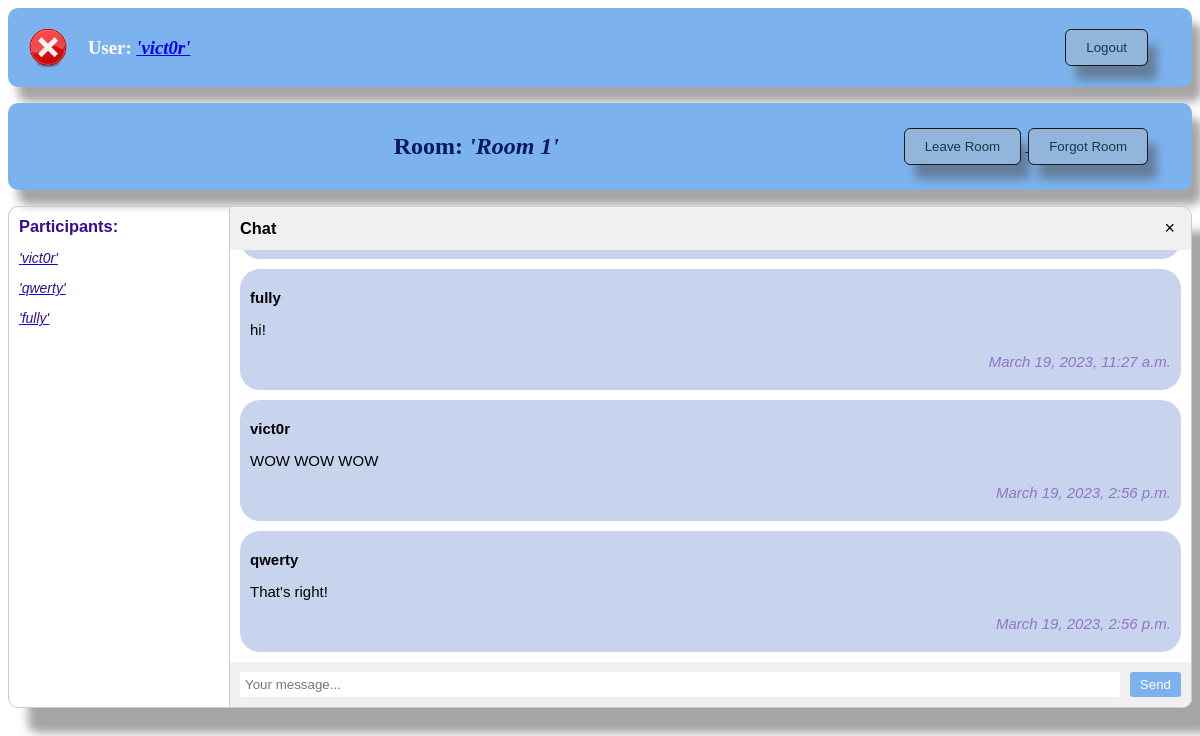
Page /chat/rooms/1 (signed in) on the committed database.
### chat/models.py (models this page shows, shortened)
class Chat(models.Model):
    name = models.CharField(max_length=128)
    users = models.ManyToManyField(User, related_name='chats')

class Message(models.Model):
    user = models.ForeignKey(User, on_delete=models.CASCADE, related_name='messages')
    chat = models.ForeignKey(Chat, on_delete=models.CASCADE, related_name='messages')
    content = models.TextField()
    createTime = models.DateTimeField(auto_now_add=True)
    class Meta:
        ordering = ('createTime',)

### chat/views.py (the view)
# urls.py: path('rooms/<int:pk>', getRoom, name='getRoom'),
@login_required
def getRoom(request, pk):
    room = Chat.objects.get(pk=pk)
    QuerySetUsers = User.objects.filter(chats=pk).values('username', 'id')
    users = list(QuerySetUsers)
    try:
        userProfile = UserProfile.objects.get(user=request.user)
        avatar = userProfile.avatar.url
    except:
        avatar = '/media/avatars/default.png'
    messages = Message.objects.filter(chat=room)
    return render(request, 'chat/room.html', {'room': room, 'users' : users, 'avatar' : avatar, 'messages' : messages, })

### templates/chat/room.html (shortened to what this page needs)
{% extends 'default.html' %}
{% load static %}
{% block room %}
<div class="top-bar">
  <div class="top-bar-user">
  <h2 style="text-align: center; color: rgb(7, 24, 97);">
    Room: <em>'{{ room.name }}'</em>
  </h2>
  </div>
  <div class="logout-btn">
    <a href="/chat/rooms/">
    <button class="btn leave-room">Leave Room</button>
    </a>
    <button class="btn forgot-room">Forgot Room</button>
  </div>
</div>
<div class="chat-container">
  <div class="chat-members">
    <h3>Participants:</h3>
    <ul class="member-list">
      <li><em>
        {% for user in users %}
        <a href="{% url 'userAccount' user.id %}">
        <p style="color: rgb(53, 12, 148); ">'{{ user.username }}'</p>
        </a>
        {% endfor %}
      </em></li>
    </ul>
  </div>
  <div class="chat-window">
    <div class="chat-header">
      <h3>Chat</h3>
      <button class="close-btn">&times;</button>
    </div>
    <div class="chat-body" id="chat-body">
      {% for message in messages %}
      <div class="chat-messages" id="chat-messages">
        <p style="font-weight: bold;">{{ message.user.username }}</p>
        <p>{{ message.content }}</p>
        <p class="date" id="date"><em>{{ message.createTime }}</em></p>
      </div>
      {% endfor %}
    </div>
    <div class="chat-footer">
      <div class="input-wrapper">
        <input name="content" id="chat-message-input" type="text" placeholder="Your message...">
        <button id="send-btn">Send</button>
      </div>
    </div>
  </div>
</div>
{% endblock room %}
{% block avatar %}
<img class="logo" src="{{ avatar }}">
{% endblock avatar %}

### templates/default.html (shortened to what this page needs)
{% load static %}
<!DOCTYPE HTML>
<html>
  <head>
    <link rel="stylesheet" href="{% static 'css/style.css' %}">
  </head>
  <body>
  <div class="top-bar">
    <div class="logo">
        {% block avatar %}{% endblock avatar %}
    </div>
    <div class="top-bar-user">
    <h3>
        User:
        {% if user.is_authenticated %}
        <a href="{% url 'userAccount' user.id %}">
          <em>'{{ user }}'</em>
        </a>
        {% endif %}
    </h3>
    </div>
    {% if request.user.is_authenticated %}
    <div class="logout-btn">
      <a href="{% url 'logout' %}"><button class="btn logout">Logout</button></a>
    </div>
    {% else %}
    <div class="logout-btn">
      <a href="{% url 'signup' %}"><button class="btn signup">Sign up</button></a>
    </div>
    {% endif %}
  </div>
  {% block room %}{% endblock room %}
  </body>
</html>

### chat/static/css/style.css (style rules this page uses)
.btn { background-color: #92b5da; border: none; color: #13394b; padding: 10px 20px 10px; border-radius: 5px; cursor: pointer; outline: 1px solid rgb(27, 26, 26); box-shadow: 10px 15px 10px rgba(77, 74, 74, 0.5); margin-right: 5px; }
.top-bar { background-color: #7cb3ee; color: #fff; padding: 10px 10px 10px 20px; display: flex; justify-content: space-between; align-items: center; box-shadow: 10px 15px 10px rgba(77, 74, 74, 0.5); border-radius: 10px; text-align: left; }
.top-bar-user { flex-grow: 1; margin-left: 20px; }
.logout-btn { margin-right: 30px; }
.logo { height: 40px; width: 40px; border-radius: 20px; }
.chat-container { display: flex; flex-direction: row; height: 500px; border: 1px solid #ccc; border-radius: 5px; font-family: Arial, sans-serif; font-size: 14px; box-shadow: 20px 25px 10px rgba(77, 74, 74, 0.5); border-radius: 10px; }
.chat-members { width: 200px; border-right: 1px solid #ccc; padding: 10px; }
.chat-members h3 { margin: 0; color: rgb(53, 12, 148); }
.member-list { list-style: none; padding: 0; }
.member-list li { margin-bottom: 5px; }
.chat-window { flex-grow: 1; border-top-right-radius: 10px; border-bottom-right-radius: 10px; display: flex; flex-direction: column; }
.chat-header { padding: 10px; background-color: #f0f0f0; border-top-right-radius: 10px; display: flex; justify-content: space-between; align-items: center; }
.chat-header h3 { margin: 0; }
.close-btn { background: none; border: none; outline: none; font-size: 18px; cursor: pointer; }
.chat-body { flex-grow: 1; overflow-y: auto; padding: 10px; }
.chat-footer { padding: 10px; background-color: #f0f0f0; border-bottom-right-radius: 10px; display: flex; align-items: center; }
.input-wrapper { flex-grow: 1; display: flex; justify-content: space-between; align-items: center; }
.input-wrapper input[type="text"] { flex-grow: 1; border: none; outline: none; padding: 5px; border-radius: 3px; flex-direction: column; }
.input-wrapper button { background-color: #7cb3ee; border: none; outline: none; color: #fff; padding: 5px 10px; margin-left: 10px; border-radius: 3px; cursor: pointer; }
.chat-messages { padding: 5px 10px; border-radius: 20px; background-color: #c8d3ee; margin-top: 10px; word-break: break-all; }
.chat-messages p { font-size: 15px; }
.date { text-align: right; font-size: 12px; color:rgb(143, 118, 197); }

### rows in the picture
Chat: name "Room 1"
Message: user.username "fully", content "hi!", createTime "March 19, 2023, 11:27 a.m."
Message: user.username "vict0r", content "WOW WOW WOW", createTime "March 19, 2023, 2:56 p.m."
Message: user.username "qwerty", content "That's right!", createTime "March 19, 2023, 2:56 p.m."

### other values in the picture
{{ user }} "vict0r"
{{ user.username }} "vict0r"
{{ user.username }} "qwerty"
{{ user.username }} "fully"
